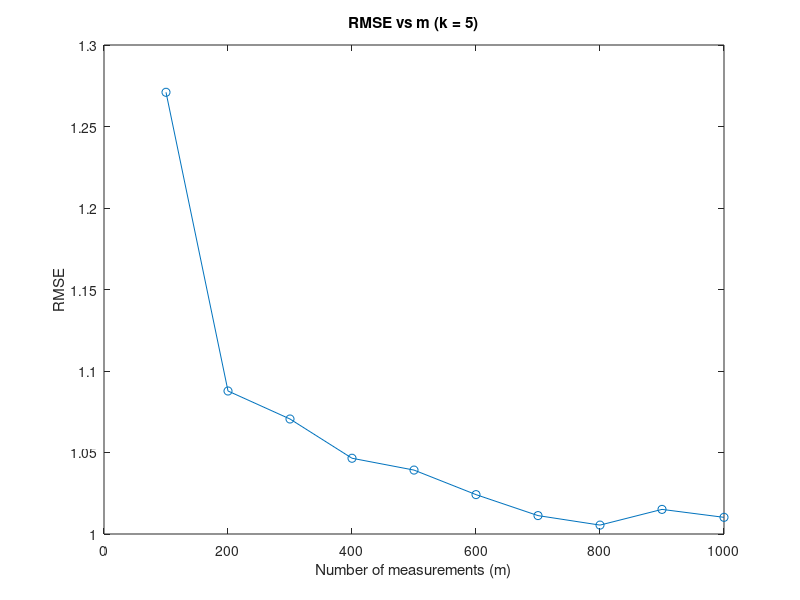
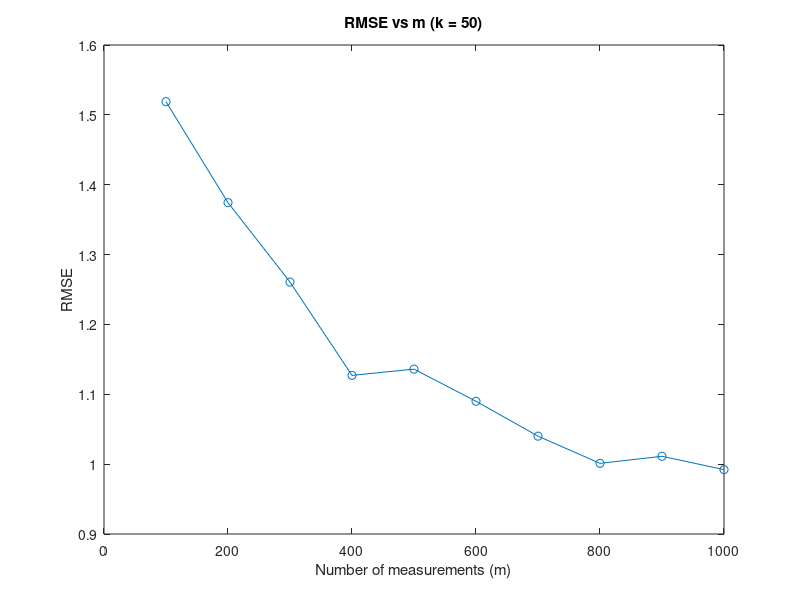

MATLAB code for these plots, in order: (Note: a time limit stopped this script after it produced the figures.)
function sparse_image_reconstruction()
    N = 32;
    image_size = N * N;
    k_values = [5, 50, 200];
    m_values = 100:100:1000;

    DCT_basis = dctmtx(N);
    DCT2_basis = kron(DCT_basis, DCT_basis);

    for k = k_values
        f = generate_sparse_image(DCT2_basis, k, N);
        imwrite(reshape(f, N, N), sprintf('Ground_Truth_k_%d.png', k));

        rmse_vs_m = zeros(size(m_values));

        for idx = 1:length(m_values)
            m = m_values(idx);
            Phi = radamacher_matrix(m, image_size);
            y = Phi * f(:);
            f_hat = omp(Phi, y, k);
            rmse = norm(f(:) - f_hat) / norm(f(:));
            rmse_vs_m(idx) = rmse;

            imwrite(reshape(f_hat, N, N), ...
                sprintf('Reconstructed_k_%d_m_%d.png', k, m));
        end

        figure;
        plot(m_values, rmse_vs_m, '-o');
        xlabel('Number of measurements (m)');
        ylabel('RMSE');
        title(sprintf('RMSE vs m (k = %d)', k));
        saveas(gcf, sprintf('RMSE_vs_m_k_%d.png', k));
        close;
    end

    m_fixed = [500, 700];
    k_values_all = [5, 10, 20, 30, 50, 100, 150, 200];
    for m = m_fixed
        rmse_vs_k = zeros(size(k_values_all));

        for idx = 1:length(k_values_all)
            k = k_values_all(idx);
            f = generate_sparse_image(DCT2_basis, k, N);
            Phi = radamacher_matrix(m, image_size);
            y = Phi * f(:);
            f_hat = omp(Phi, y, k);
            rmse = norm(f(:) - f_hat) / norm(f(:));
            rmse_vs_k(idx) = rmse;
        end

        figure;
        plot(k_values_all, rmse_vs_k, '-o');
        xlabel('Sparsity Level (k)');
        ylabel('RMSE');
        title(sprintf('RMSE vs k (m = %d)', m));
        saveas(gcf, sprintf('RMSE_vs_k_m_%d.png', m));
        close;
    end
end

function f = generate_sparse_image(DCT2_basis, k, N)
    coeffs = zeros(N^2, 1);
    selected_indices = randperm(N^2, k);
    coeffs(selected_indices) = randn(k, 1);
    f = DCT2_basis * coeffs;
end

function Phi = radamacher_matrix(m, n)
    Phi = sign(randn(m, n));
end

function x = omp(Phi, y, k)
    residual = y;
    idx_set = [];
    x = zeros(size(Phi, 2), 1);

    for i = 1:k
        correlations = abs(Phi' * residual);
        [~, idx] = max(correlations);
        idx_set = [idx_set, idx];
        Phi_restricted = Phi(:, idx_set);
        x_restricted = Phi_restricted \ y;
        residual = y - Phi_restricted * x_restricted;
    end

    x(idx_set) = x_restricted;
end
